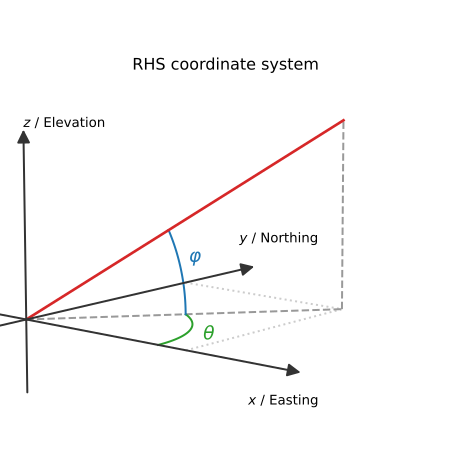

Write the Python code that produced this figure.
import numpy as np

import matplotlib.pyplot as plt
from mpl_toolkits.mplot3d import proj3d
from matplotlib.patches import FancyArrowPatch

from emg3d.maps import rotation


class Arrow3D(FancyArrowPatch):
    """https://stackoverflow.com/a/29188796"""

    def __init__(self, xs, ys, zs):
        FancyArrowPatch.__init__(
                self, (0, 0), (0, 0), mutation_scale=20, lw=1.5,
                arrowstyle='-|>', color='.2', zorder=100)
        self._verts3d = xs, ys, zs

    def draw(self, renderer):
        xs3d, ys3d, zs3d = self._verts3d
        xs, ys, _ = proj3d.proj_transform(xs3d, ys3d, zs3d, renderer.M)
        self.set_positions((xs[0], ys[0]), (xs[1], ys[1]))
        FancyArrowPatch.draw(self, renderer)


# Create figure
fig = plt.figure(figsize=(8, 5))

# Right-handed  system
ax = fig.add_subplot(111, projection='3d', facecolor='w')
ax.axis('off')

# Point centered around (0, 0, 0);
# distances in positive directions.
P = (6, 8, 5)

# Coordinate system
# The first three are not visible, but for the aspect ratio of the plot.
ax.plot([-2, 10], [0, 0], [0, 0], c='w')
ax.plot([0, 0], [-2, 12], [0, 0], c='w')
ax.plot([0, 0], [0, 0], [-2, 7], c='w')
ax.add_artist(Arrow3D([-2, 10], [0, 0], [0, 0]))
ax.add_artist(Arrow3D([0, 0], [-2, 12], [0, 0]))
ax.add_artist(Arrow3D([0, 0], [0, 0], [-2, 5]))

# Helper lines
ax.plot([0, P[0]], [P[1], P[1]], [0, 0], ':', c='.8')
ax.plot([P[0], P[0]], [0, P[1]], [0, 0], ':', c='.8')
ax.plot([P[0], P[0]], [P[1], P[1]], [0, P[2]], '--', c='.6')
ax.plot([0, P[0]], [0, P[1]], [0, 0], '--', c='.6')

# Annotate it
ax.text(11, -4, 0, r'$x$ / Easting')
ax.text(0, 11, 0.8, r'$y$ / Northing')
ax.text(0, 0, 5, r'$z$ / Elevation')

fact = 5

# Theta
azm = np.arcsin(P[1]/np.sqrt(P[0]**2+P[1]**2))
lazm = np.linspace(0, azm, 31)
rot1 = rotation(lazm, lazm*0, rad=True)
ax.plot(*(rot1*fact), c='C2')
ax.text(5.5, 1.5, 0, r"$\theta$", color='C2', fontsize=14)

# Theta and Phi
elevation = np.pi/2-np.arcsin(
        np.sqrt(P[0]**2+P[1]**2)/np.sqrt(P[0]**2+P[1]**2+P[2]**2))
# print(f"theta = {np.rad2deg(azm):.1f}°; phi = {np.rad2deg(elevation):.1f}°")
lelevation = np.linspace(0, elevation, 31)

rot2 = rotation(azm, lelevation, rad=True)
ax.plot(*(rot2*fact), c='C0')
ax.text(3.5, 3.5, 1.5, r"$\varphi$", color='C0', fontsize=14)

# Resulting trajectory
ax.plot([0, P[0]], [0, P[1]], [0, P[2]], 'C3', lw=2)

ax.view_init(azim=-50, elev=10)
ax.dist = 6
plt.title('RHS coordinate system', y=0.9)
plt.tight_layout()
plt.savefig('./coordinate_system.svg', bbox_inches='tight', pad_inches=0)
plt.show()
